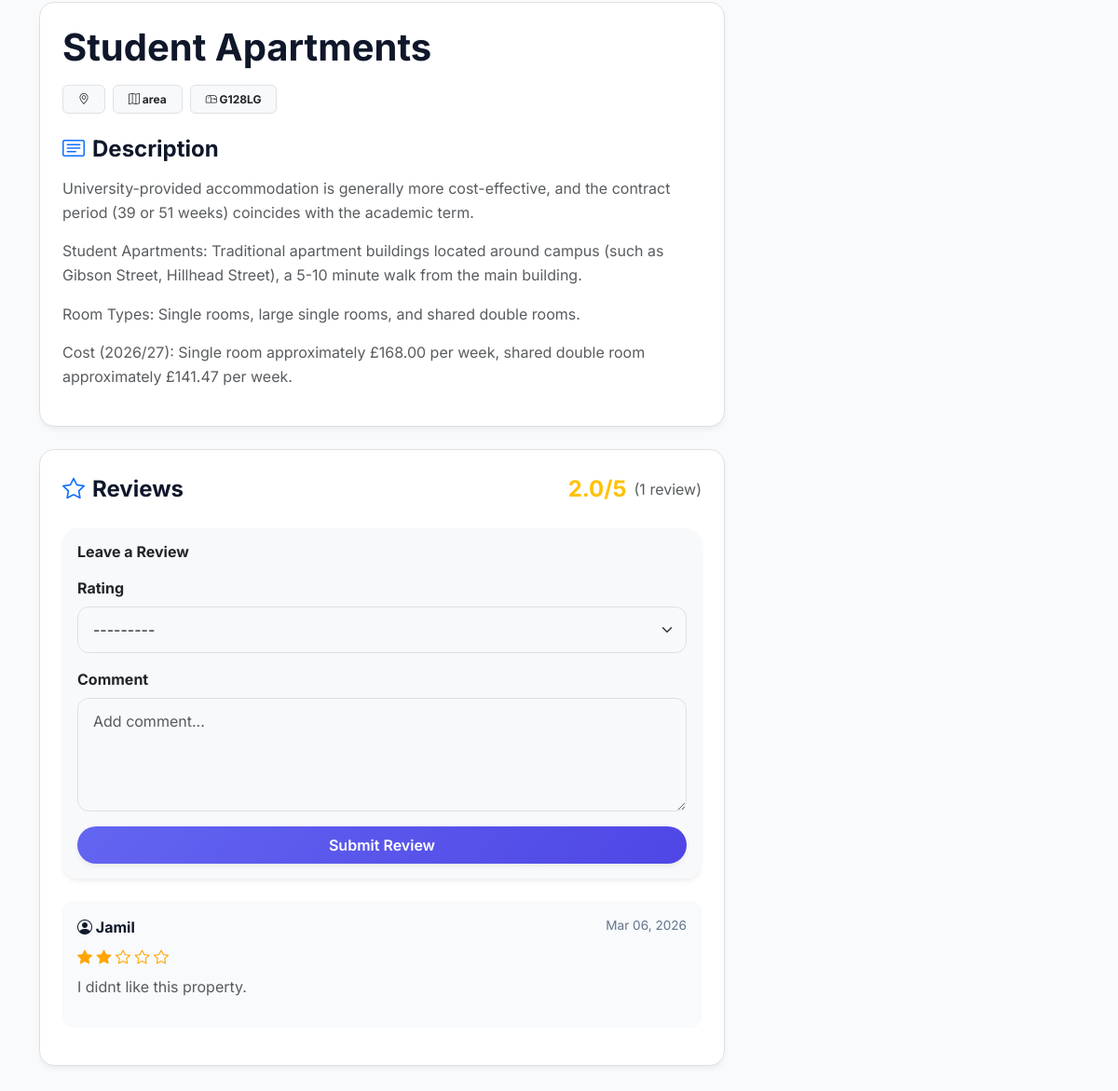
The page /property/1/ (signed in, lower part) on the database as committed earlier.
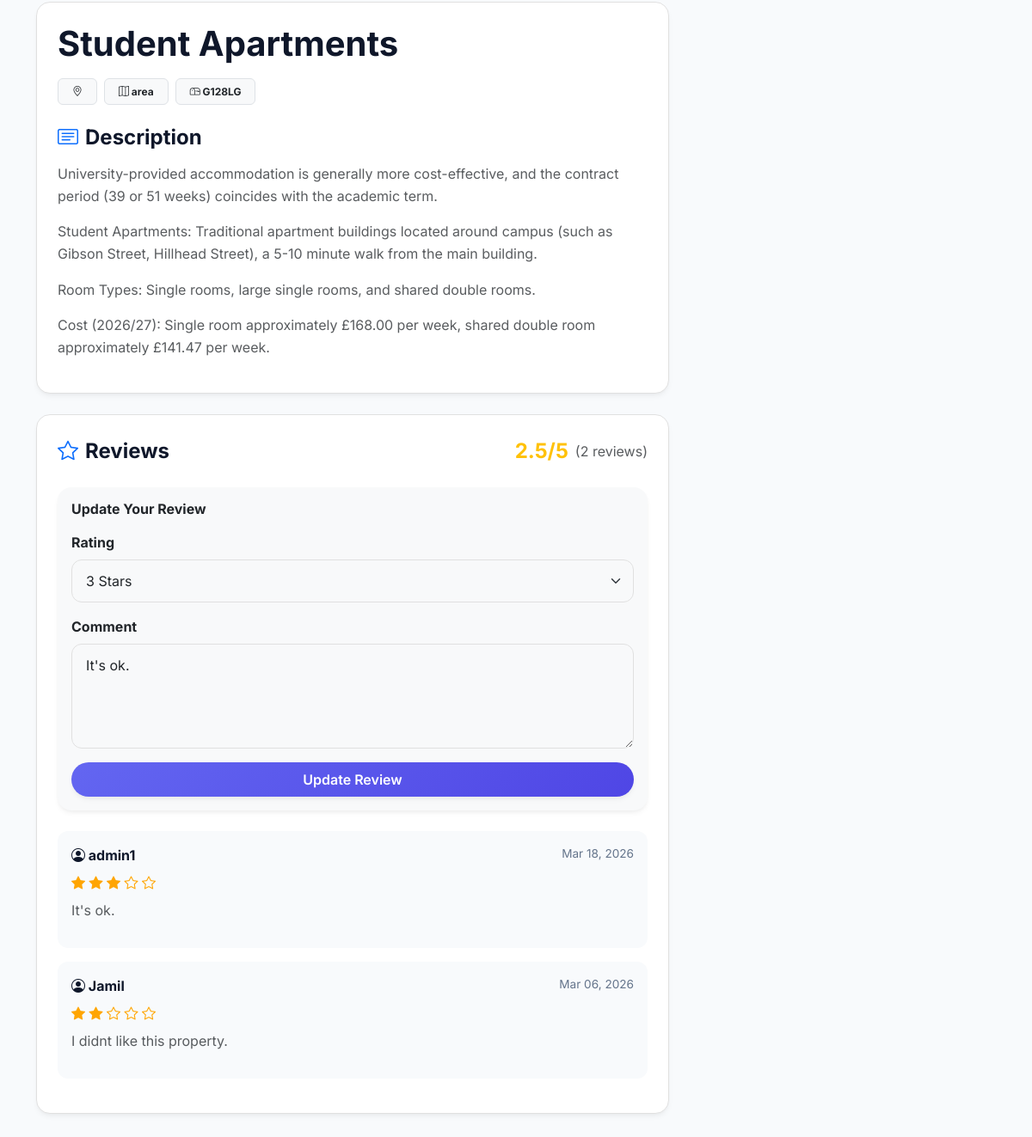
The same page on the database as committed later.
### properties/models.py (models this page shows, shortened)
class Review(models.Model):
    RATING_CHOICES = (
        (1, "1 Star"),
        (2, "2 Stars"),
        (3, "3 Stars"),
        (4, "4 Stars"),
        (5, "5 Stars"),
    )
    user = models.ForeignKey(User, on_delete=models.CASCADE)
    property = models.ForeignKey(Property, on_delete=models.CASCADE, related_name='reviews')
    rating = models.IntegerField(choices=RATING_CHOICES)
    comment = models.TextField(max_length=300)
    created_at = models.DateTimeField(auto_now_add=True)
    updated_at = models.DateTimeField(auto_now=True)
    class Meta:
        unique_together = ('user', 'property')
        ordering = ['-created_at']

class User(AbstractUser):
    ROLE_CHOICES = (
        ('user', 'Student User'),
        ('agency', 'Agency'),
        ('admin', 'Administrator'),
    )
    role = models.CharField(max_length=10, choices=ROLE_CHOICES, default='user')

### properties/views.py (the view)
# urls.py: path('property/<int:pk>/', views.property_detail, name='property_detail'),
@login_required
def property_detail(request, pk):
    property_obj = get_object_or_404(Property, pk=pk)
    is_liked = Like.objects.filter(user=request.user, property=property_obj).exists()
    is_collected = Collection.objects.filter(user=request.user, property=property_obj).exists()
    existing_review = Review.objects.filter(
        user=request.user,
        property=property_obj
    ).first()
    reviews = Review.objects.filter(
        property=property_obj
    ).select_related('user')
    if request.method == "POST":
        if existing_review:
            form = ReviewForm(request.POST, instance=existing_review)
        else:
            form = ReviewForm(request.POST)
        if form.is_valid():
            review = form.save(commit=False)
            review.user = request.user
            review.property = property_obj
            review.save()
            messages.success(request, "Your review has been saved.")
            return redirect('property_detail', pk=pk)
    else:
        form = ReviewForm(instance=existing_review)
    review_count = reviews.count()
    avg_rating = 0
    if review_count > 0:
        avg_rating = round(sum(review.rating for review in reviews) / review_count, 1)
    return render(request, "properties/property_detail.html", {
        "property": property_obj,
        "is_liked": is_liked,
        "is_collected": is_collected,
        "like_count": property_obj.likes.count(),
        "form": form,
        "reviews": reviews,
        "review_count": review_count,
        "avg_rating": avg_rating,
        "existing_review": existing_review,
        "google_maps_key": settings.GOOGLE_MAPS_API_KEY,
    })

### properties/forms.py
class ReviewForm(forms.ModelForm):
    class Meta:
        model = Review
        fields = ['rating', 'comment']
        widgets = {
            'rating': forms.Select(attrs={'class': 'form-select'}),
            'comment': forms.Textarea(attrs={
                'class': 'form-control',
                'rows': 4,
                'placeholder': 'Add comment...'
            }),
        }

### properties/models.py (called while the page is built)
    @property
    def price_pcm(self):
        return round((self.price * 52) / 12)

### properties/templates/properties/property_detail.html (shortened to what this page needs)
{% extends 'base/base.html' %}
{% block content %}
<div class="container py-4">
    <div class="row g-4">
        <div class="col-lg-8">
            <div class="detail-section animate-fade-in-up delay-100">
                <h1 class="fw-bold mb-3">{{ property.title }}</h1>
                <div class="d-flex flex-wrap gap-2 mb-4">
                    <span class="badge bg-light text-dark border px-3 py-2"><i class="bi bi-geo-alt"></i> {{ property.address }}</span>
                    {% if property.area %}<span class="badge bg-light text-dark border px-3 py-2"><i class="bi bi-map"></i> {{ property.area }}</span>{% endif %}
                    <span class="badge bg-light text-dark border px-3 py-2"><i class="bi bi-mailbox"></i> {{ property.zip_code }}</span>
                </div>
                <h4 class="section-title"><i class="bi bi-card-text text-primary"></i> Description</h4>
                <div class="text-muted" style="line-height: 1.6;">
                    {{ property.description|linebreaks }}
                </div>
            </div>
            <div class="detail-section animate-fade-in-up delay-300">
                <div class="d-flex justify-content-between align-items-center mb-4">
                    <h4 class="section-title mb-0"><i class="bi bi-star text-primary"></i> Reviews</h4>
                    <div class="d-flex align-items-center gap-2">
                        <span class="fs-4 fw-bold text-warning">{{ avg_rating }}/5</span>
                        <span class="text-muted">({{ review_count }} review{{ review_count|pluralize }})</span>
                    </div>
                </div>
                <div class="card bg-light border-0 mb-4 p-3" id="review-form-container">
                    <h6 class="fw-bold mb-3">{% if existing_review %}Update Your Review{% else %}Leave a Review{% endif %}</h6>
                    <form method="post" class="ajax-action-form">
                        <div class="mb-3">
                            <label class="form-label fw-bold">Rating</label>
                            {{ form.rating }}
                        </div>
                        <div class="mb-3">
                            <label class="form-label fw-bold">Comment</label>
                            {{ form.comment }}
                        </div>
                        <button type="submit" class="btn btn-primary-custom w-100">
                            {% if existing_review %}Update Review{% else %}Submit Review{% endif %}
                        </button>
                    </form>
                </div>
                <div id="reviews-list-container">
                    {% for review in reviews %}
                    <div class="review-card">
                        <div class="review-header">
                            <span class="review-user"><i class="bi bi-person-circle"></i> {{ review.user.username }}</span>
                            <span class="review-date">{{ review.created_at|date:"M d, Y" }}</span>
                        </div>
                        <div class="review-stars">
                            {% for i in "12345" %}
                                {% if forloop.counter <= review.rating %}<i class="bi bi-star-fill"></i>{% else %}<i class="bi bi-star"></i>{% endif %}
                            {% endfor %}
                        </div>
                        <div class="text-muted">{{ review.comment|linebreaks }}</div>
                    </div>
                    {% empty %}
                    <div class="text-center text-muted py-4">
                        <i class="bi bi-chat-square-text fs-1"></i>
                        <p class="mt-2">No reviews yet. Be the first to review!</p>
                    </div>
                    {% endfor %}
                </div>
            </div>
        </div>
        <div class="col-lg-4 animate-fade-in-up delay-200">
        </div>
    </div>
</div>
{% endblock %}

Rows that differ between the two databases and show on the page:
added Review: rating "3 Stars", comment "It's ok.", user.username "admin1", created_at "Mar 18, 2026"
Other text that changed with them:
{{ avg_rating }}: "2.0" → "2.5"
{{ review_count }}: "1" → "2"
form field rating: "---------" → (not shown)
text no longer shown: "Leave a Review Submit Review"
text now shown: "Update Your Review Update Review"
